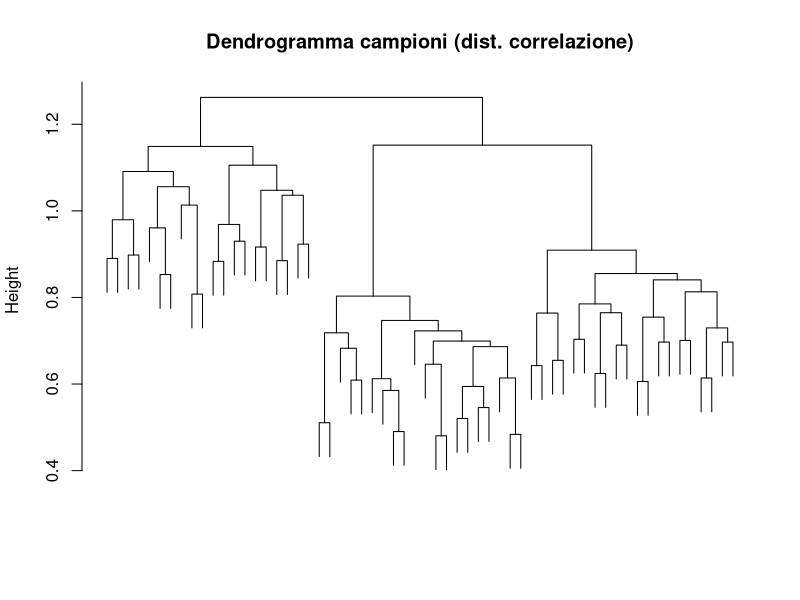
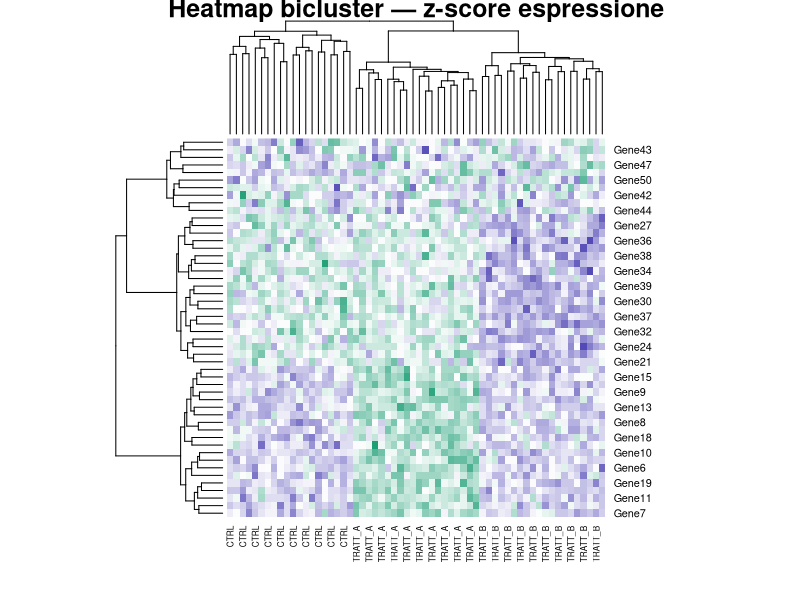
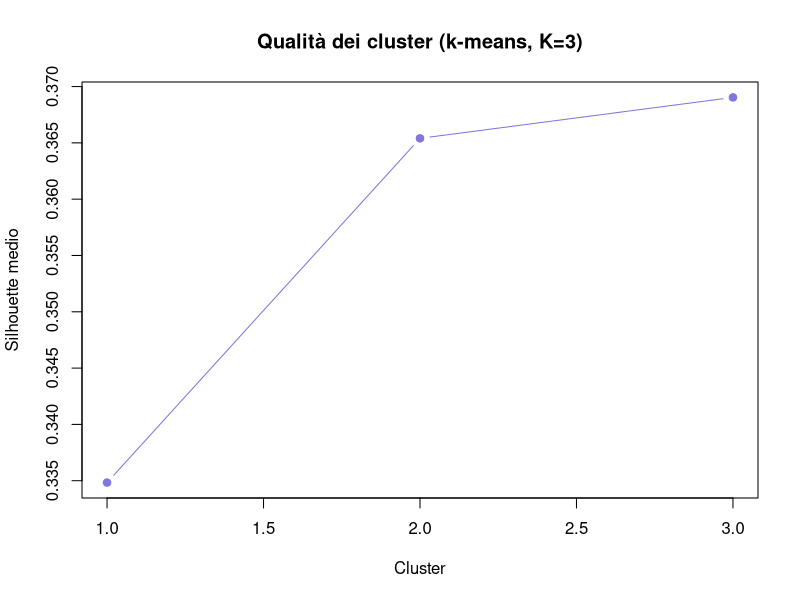
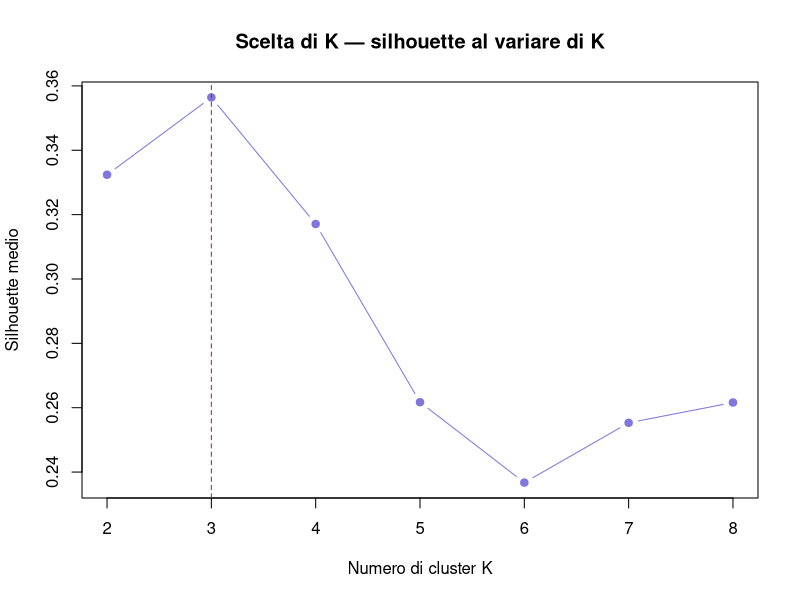

Here is the R script that generated these plots, in order:

# 
#  CLUSTER ANALYSIS SU DATI DI ESPRESSIONE GENICA
#  Stesso dataset dello Script 1: confronta i risultati!
# 

set.seed(123)

# 1. Stessa matrice di espressione (copia da Script 1) 
n_geni   <- 200
campioni <- c(paste0("CTRL_",   1:20),
              paste0("TRATT_A_", 1:20),
              paste0("TRATT_B_", 1:20))
gruppo   <- rep(c("CTRL", "TRATT_A", "TRATT_B"), each = 20)

expr <- matrix(rnorm(n_geni * 60, mean = 6, sd = 1),
               nrow = n_geni, ncol = 60)
rownames(expr) <- paste0("Gene", 1:n_geni)
colnames(expr) <- campioni
expr[1:20,  21:40] <- expr[1:20,  21:40] + 2.5
expr[21:40, 41:60] <- expr[21:40, 41:60] - 2.0

#  2. Clustering gerarchico sui campioni 

#  Distanza: 1 - correlazione di Pearson (tipica per RNA-seq)
#  Misura la similarità del profilo, non della magnitudo
dist_camp <- as.dist(1 - cor(t(t(expr))))
#  Equivalente più leggibile: cor(expr) = correlazione tra campioni
dist_camp <- as.dist(1 - cor(expr))

hc_camp <- hclust(dist_camp, method = "complete")
#  method = "complete": linkage completo (massima distanza tra cluster)
#  Alternative: "ward.D2" (minimizza varianza intra), "average" (UPGMA)

# Dendrogramma campioni — i rami raggruppano CTRL, TRATT_A, TRATT_B?
colori_lab <- c(CTRL    = "#888780",
                TRATT_A = "#1D9E75",
                TRATT_B = "#7F77DD")
col_lab <- colori_lab[gruppo][hc_camp$order]

plot(hc_camp, labels = FALSE,
     main = "Dendrogramma campioni (dist. correlazione)",
     xlab = "", sub = "")
# Coloriamo le etichette manualmente (base R trick)
text(x = 1:60, y = -0.005,
     labels = gruppo[hc_camp$order],
     col    = col_lab,
     srt    = 90, adj = 1, cex = .6, xpd = TRUE)

#  3. Taglio del dendrogramma con K = 3 cluster 
K      <- 3
etich  <- cutree(hc_camp, k = K)
table(etich, gruppo)  # quanti campioni per gruppo finiscono in ogni cluster?

#  4. CLUSTERING GERARCHICO sui GENI (bicluster) 
#  Distanza euclidea su z-score per riga (ogni gene standardizzato)
expr_z   <- t(scale(t(expr)))   # z-score per gene (riga)
dist_gen <- dist(expr_z[1:50, ]) # usiamo i primi 50 geni per velocità
hc_gen   <- hclust(dist_gen, method = "ward.D2")

#  5. Heatmap bicluster (base R) 
#  Riordina righe e colonne secondo i dendrogrammi
heatmap(expr_z[1:50, ],
        Rowv   = as.dendrogram(hc_gen),
        Colv   = as.dendrogram(hc_camp),
        col    = colorRampPalette(c("#534AB7","white","#1D9E75"))(50),
        scale  = "none",        # già fatto lo z-score sopra
        labCol = gruppo,
        cexCol = .6,
        main   = "Heatmap bicluster — z-score espressione")

# 6. k-means sui campioni (alternativa al gerarchico) 
#  Usiamo le prime 5 PC come spazio ridotto (meno rumore)
pca_km  <- prcomp(t(expr), center = TRUE, scale. = TRUE)
spazio  <- pca_km$x[, 1:5]   # campioni × 5 PC

km      <- kmeans(spazio, centers = 3, nstart = 25) # NB 25 (slide 19)
#  nstart = 25: prova 25 inizializzazioni casuali, prende la migliore
table(km$cluster, gruppo)

# Silhouette score per valutare la qualità dei cluster
library(cluster)
sil <- silhouette(km$cluster, dist(spazio))
cat("Silhouette medio:", round(mean(sil[, 3]), 3), "\n")
plot(summary(sil)$clus.avg.widths,
     type = "b", pch = 19,
     xlab = "Cluster", ylab = "Silhouette medio",
     main = "Qualità dei cluster (k-means, K=3)",
     col  = "#7F77DD")
# dendrogramma per verificare se i campioni si raggruppano naturalmente per condizione; 
# heatmap bicluster per visualizzare pattern di espressione; k-means nello spazio PCA ridotto; 
# silhouette per valutare la coerenza interna dei cluster.

# Per scegliere k
#loop su K, non sui cluster a K fisso
spazio <- pca_km$x[, 1:5]   # stessa matrice dello script 2
K_max  <- 8
sil_medio <- numeric(K_max)

for (k in 2:K_max) {
  km_k <- kmeans(spazio, centers = k, nstart = 25)
  sil  <- silhouette(km_k$cluster, dist(spazio))
  sil_medio[k] <- mean(sil[, 3])
}

plot(2:K_max, sil_medio[2:K_max],
     type = "b", pch = 19, col = "#7F77DD",
     xlab = "Numero di cluster K",
     ylab = "Silhouette medio",
     main = "Scelta di K — silhouette al variare di K")
abline(v = which.max(sil_medio[2:K_max]) + 1,
       lty = 2, col = "firebrick")
which.max(sil_medio[2:K_max])+1

# Alternativa con factoextra (un comando solo):
# library(factoextra)
# fviz_nbclust(spazio, kmeans, method = "silhouette", k.max = 8)
